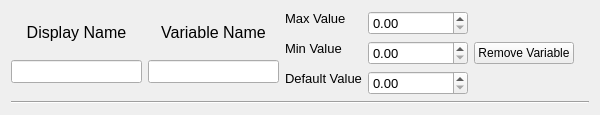
<?xml version="1.0" encoding="UTF-8"?>
<ui version="4.0">
 <class>WidgetVariableData</class>
 <widget class="QWidget" name="WidgetVariableData">
  <property name="geometry">
   <rect>
    <x>0</x>
    <y>0</y>
    <width>600</width>
    <height>113</height>
   </rect>
  </property>
  <property name="windowTitle">
   <string>Form</string>
  </property>
  <layout class="QGridLayout" name="gridLayout">
   <item row="0" column="2">
    <layout class="QFormLayout" name="formLayout">
     <property name="sizeConstraint">
      <enum>QLayout::SetDefaultConstraint</enum>
     </property>
     <item row="0" column="0">
      <widget class="QLabel" name="label">
       <property name="sizePolicy">
        <sizepolicy hsizetype="Fixed" vsizetype="Fixed">
         <horstretch>0</horstretch>
         <verstretch>0</verstretch>
        </sizepolicy>
       </property>
       <property name="font">
        <font>
         <pointsize>10</pointsize>
        </font>
       </property>
       <property name="text">
        <string>Max Value</string>
       </property>
      </widget>
     </item>
     <item row="1" column="0">
      <widget class="QLabel" name="label_2">
       <property name="sizePolicy">
        <sizepolicy hsizetype="Fixed" vsizetype="Fixed">
         <horstretch>0</horstretch>
         <verstretch>0</verstretch>
        </sizepolicy>
       </property>
       <property name="font">
        <font>
         <pointsize>10</pointsize>
        </font>
       </property>
       <property name="text">
        <string>Min Value</string>
       </property>
      </widget>
     </item>
     <item row="2" column="0">
      <widget class="QLabel" name="label_3">
       <property name="sizePolicy">
        <sizepolicy hsizetype="Fixed" vsizetype="Fixed">
         <horstretch>0</horstretch>
         <verstretch>0</verstretch>
        </sizepolicy>
       </property>
       <property name="font">
        <font>
         <pointsize>10</pointsize>
        </font>
       </property>
       <property name="text">
        <string>Default Value</string>
       </property>
      </widget>
     </item>
     <item row="0" column="1">
      <widget class="QDoubleSpinBox" name="doubleSpinBox_max">
       <property name="minimumSize">
        <size>
         <width>100</width>
         <height>0</height>
        </size>
       </property>
       <property name="font">
        <font>
         <pointsize>10</pointsize>
        </font>
       </property>
      </widget>
     </item>
     <item row="1" column="1">
      <widget class="QDoubleSpinBox" name="doubleSpinBox_min">
       <property name="minimumSize">
        <size>
         <width>100</width>
         <height>0</height>
        </size>
       </property>
       <property name="font">
        <font>
         <pointsize>10</pointsize>
        </font>
       </property>
      </widget>
     </item>
     <item row="2" column="1">
      <widget class="QDoubleSpinBox" name="doubleSpinBox_default">
       <property name="minimumSize">
        <size>
         <width>100</width>
         <height>0</height>
        </size>
       </property>
       <property name="font">
        <font>
         <pointsize>10</pointsize>
        </font>
       </property>
      </widget>
     </item>
    </layout>
   </item>
   <item row="0" column="3">
    <widget class="QPushButton" name="pushButton_removeVariable">
     <property name="text">
      <string>Remove Variable</string>
     </property>
     <property name="icon">
      <iconset>
       <normaloff>images/cancel.png</normaloff>images/cancel.png</iconset>
     </property>
    </widget>
   </item>
   <item row="2" column="2">
    <spacer name="verticalSpacer">
     <property name="orientation">
      <enum>Qt::Vertical</enum>
     </property>
     <property name="sizeHint" stdset="0">
      <size>
       <width>181</width>
       <height>0</height>
      </size>
     </property>
    </spacer>
   </item>
   <item row="0" column="0">
    <layout class="QVBoxLayout" name="verticalLayout_2">
     <item>
      <widget class="QLabel" name="label_4">
       <property name="sizePolicy">
        <sizepolicy hsizetype="MinimumExpanding" vsizetype="Fixed">
         <horstretch>0</horstretch>
         <verstretch>0</verstretch>
        </sizepolicy>
       </property>
       <property name="minimumSize">
        <size>
         <width>131</width>
         <height>0</height>
        </size>
       </property>
       <property name="font">
        <font>
         <pointsize>12</pointsize>
        </font>
       </property>
       <property name="text">
        <string>Display Name</string>
       </property>
       <property name="alignment">
        <set>Qt::AlignCenter</set>
       </property>
      </widget>
     </item>
     <item>
      <widget class="QLineEdit" name="lineEdit_displayName">
       <property name="sizePolicy">
        <sizepolicy hsizetype="MinimumExpanding" vsizetype="Fixed">
         <horstretch>0</horstretch>
         <verstretch>0</verstretch>
        </sizepolicy>
       </property>
       <property name="minimumSize">
        <size>
         <width>100</width>
         <height>0</height>
        </size>
       </property>
       <property name="font">
        <font>
         <pointsize>10</pointsize>
        </font>
       </property>
       <property name="text">
        <string/>
       </property>
       <property name="placeholderText">
        <string/>
       </property>
      </widget>
     </item>
    </layout>
   </item>
   <item row="0" column="1">
    <layout class="QVBoxLayout" name="verticalLayout">
     <item>
      <widget class="QLabel" name="label_5">
       <property name="sizePolicy">
        <sizepolicy hsizetype="MinimumExpanding" vsizetype="Fixed">
         <horstretch>0</horstretch>
         <verstretch>0</verstretch>
        </sizepolicy>
       </property>
       <property name="minimumSize">
        <size>
         <width>131</width>
         <height>0</height>
        </size>
       </property>
       <property name="font">
        <font>
         <pointsize>12</pointsize>
        </font>
       </property>
       <property name="text">
        <string>Variable Name</string>
       </property>
       <property name="alignment">
        <set>Qt::AlignCenter</set>
       </property>
      </widget>
     </item>
     <item>
      <widget class="QLineEdit" name="lineEdit_varName">
       <property name="sizePolicy">
        <sizepolicy hsizetype="MinimumExpanding" vsizetype="Fixed">
         <horstretch>0</horstretch>
         <verstretch>0</verstretch>
        </sizepolicy>
       </property>
       <property name="minimumSize">
        <size>
         <width>100</width>
         <height>0</height>
        </size>
       </property>
       <property name="font">
        <font>
         <pointsize>10</pointsize>
        </font>
       </property>
       <property name="maxLength">
        <number>7</number>
       </property>
       <property name="frame">
        <bool>true</bool>
       </property>
       <property name="clearButtonEnabled">
        <bool>false</bool>
       </property>
      </widget>
     </item>
    </layout>
   </item>
   <item row="0" column="4">
    <spacer name="horizontalSpacer">
     <property name="orientation">
      <enum>Qt::Horizontal</enum>
     </property>
     <property name="sizeHint" stdset="0">
      <size>
       <width>1</width>
       <height>20</height>
      </size>
     </property>
    </spacer>
   </item>
   <item row="1" column="0" colspan="5">
    <widget class="Line" name="line">
     <property name="orientation">
      <enum>Qt::Horizontal</enum>
     </property>
    </widget>
   </item>
  </layout>
 </widget>
 <resources/>
 <connections/>
</ui>
